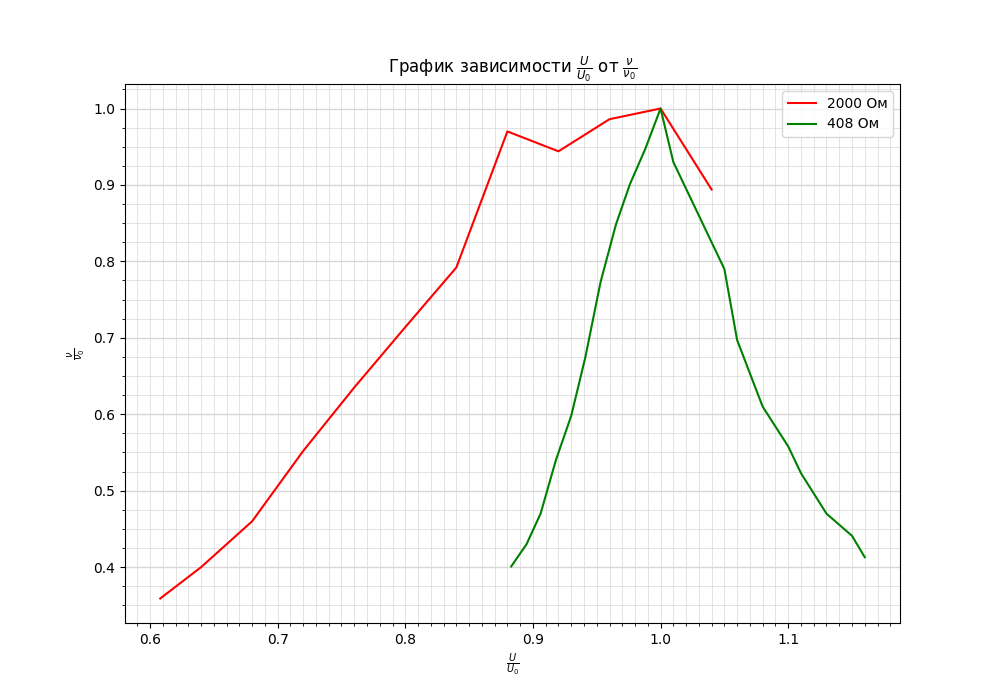

Recreate this plot in Python.
import numpy as np
import matplotlib.pyplot as plt
from matplotlib.ticker import MultipleLocator
import math as math

plt.figure(figsize=(10,7))  #Размер изображения
plt.title(r'График зависимости $\frac{U}{U_0}$ от $\frac{\nu}{\nu_0}$') # Заголовок

y1 = [0.894, 1, 0.986, 0.944, 0.970, 0.792, 0.714, 0.635, 0.552, 0.460, 0.400, 0.359] # Координата x
x1= [1.04, 1, 0.96, 0.92, 0.88, 0.84, 0.8, 0.76, 0.72, 0.68, 0.64, 0.608] # Координата y

x2 = [1.16, 1.15, 1.13, 1.11, 1.1, 1.08, 1.06, 1.05, 1.03, 1.01,
      1, 0.988, 0.976, 0.965, 0.953, 0.941, 0.93, 0.918, 0.906, 0.895, 0.883]
y2 = [0.413, 0.441, 0.470, 0.523, 0.558, 0.610, 0.697, 0.790, 0.860, 0.930,
      1, 0.947, 0.901, 0.848, 0.773, 0.674, 0.598, 0.540, 0.470, 0.430, 0.401]

#x = [0, 942, 1115, 1185, 1409, 1490, 1595, 1659, 1775, 1805, 1869, 1938]

#plt.scatter(x, y, s=18, c='green')  # Экспериментальные точки на графике

plt.xlabel(r'$\frac{U}{U_0}$') # Подпись абсцисс
plt.ylabel(r'$\frac{\nu}{\nu_0}$') # Подпись ординат


'''plt.errorbar(x, y, xerr=xerr, yerr=yerr, fmt=" ", color='k')

p = np.polyfit(x, y, deg=1) # Построение кривой по мнк
p_f = np.poly1d(p)
plt.plot(x, p_f(x))
print(p_f)
'''

line1, = plt.plot(x1, y1, label='2000 Ом', c='red')
line2, = plt.plot(x2, y2, label='408 Ом', c='green')


DP = 2
ax = plt.gca()

## Характеристики сетки

ax.legend(handles=[line1, line2])

ax.yaxis.set_minor_locator(MultipleLocator(0.025))
ax.yaxis.set_major_locator(MultipleLocator(0.1))
ax.xaxis.set_minor_locator(MultipleLocator(0.01))
ax.xaxis.set_major_locator(MultipleLocator(0.1))
ax.yaxis.grid(True,'major',linewidth=2/DP,linestyle='-',color='#d7d7d7')
ax.xaxis.grid(True,'minor',linewidth=1/DP,linestyle='-',color='#d7d7d7')
ax.yaxis.grid(True,'minor',linewidth=1/DP,linestyle='-',color='#d7d7d7')
ax.xaxis.grid(True,'major',linewidth=1/DP,linestyle='-',color='#d7d7d7',zorder=0)

plt.savefig('plot_rezon')